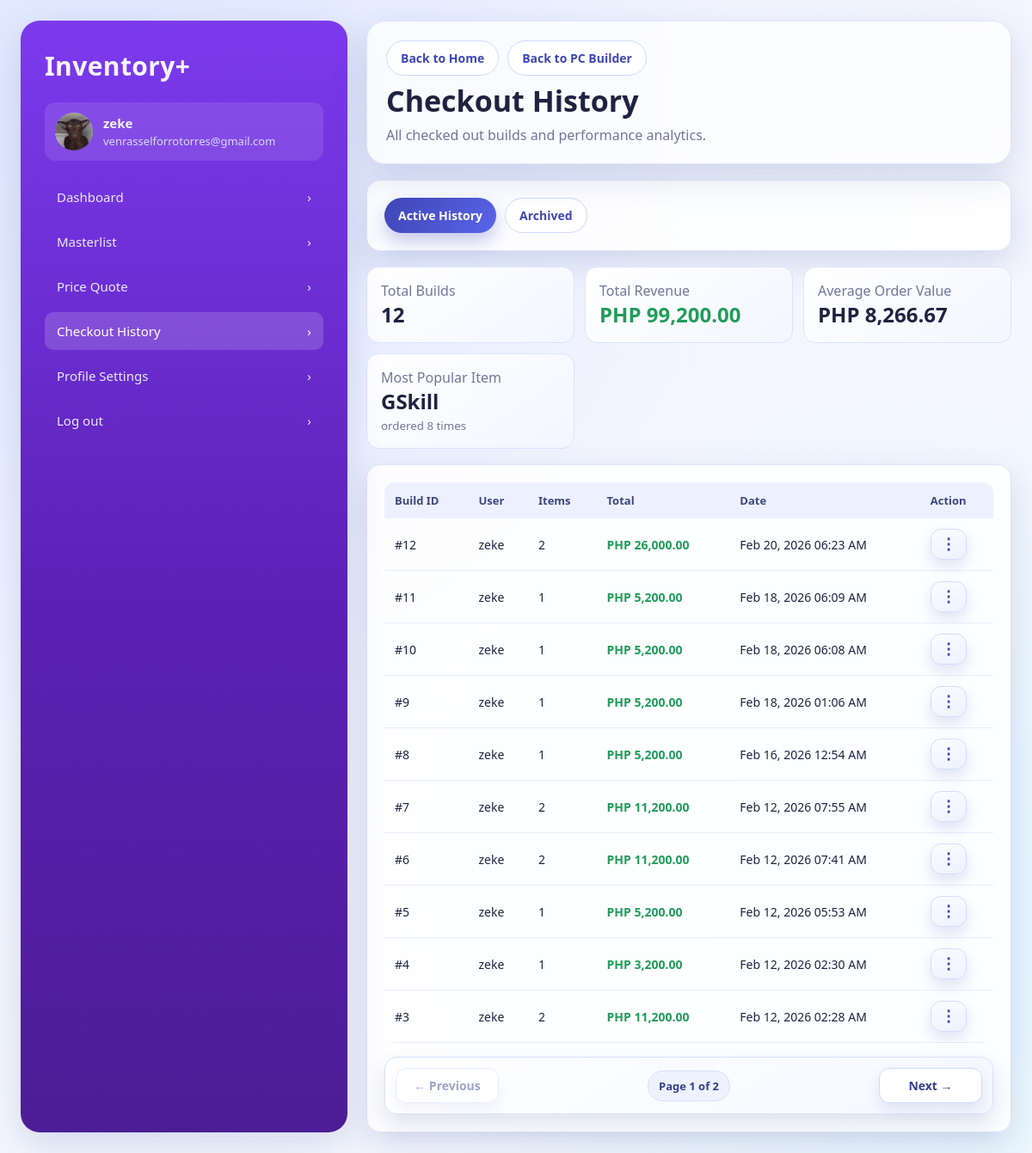
Before: /pc-builder/history/ (signed in) with the older database file.
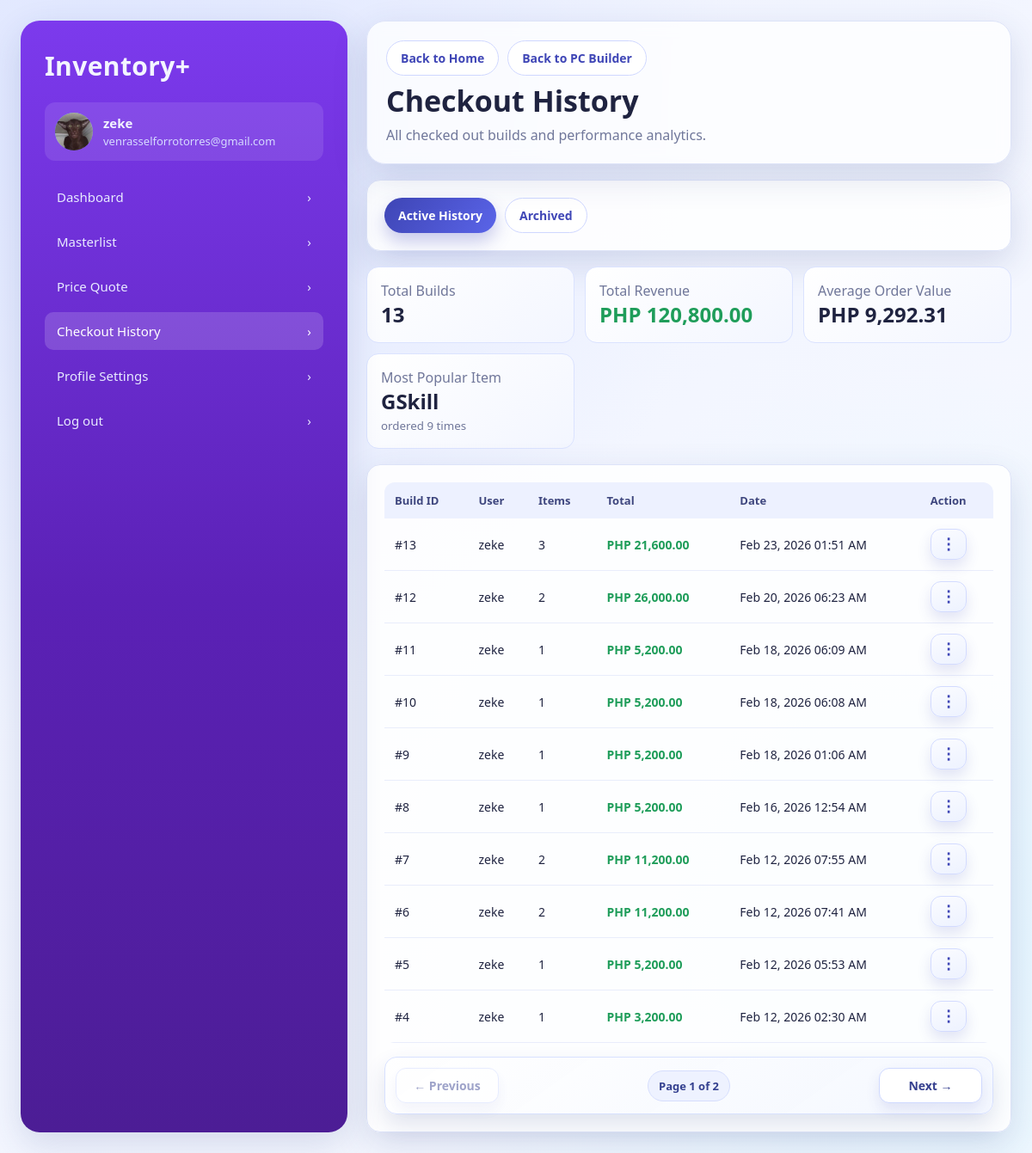
After: the same page with the newer database file.
### Base/models.py (models this page shows, shortened)
class PCBuild(models.Model):
    STATUS_CHOICES = (
        ('draft', 'Draft'),
        ('checked_out', 'Checked Out'),
    )
    user = models.ForeignKey(User, on_delete=models.CASCADE)
    total_price = models.DecimalField(max_digits=12, decimal_places=2, default=0)
    status = models.CharField(max_length=20, choices=STATUS_CHOICES, default='draft')
    is_archived = models.BooleanField(default=False)
    created_at = models.DateTimeField(auto_now_add=True)

### Base/views.py (the view)
# urls.py: path('pc-builder/history/', views.checkout_history, name='checkout-history'),
@login_required
def checkout_history(request):
    view_mode = request.GET.get('view', 'active')
    show_archived = view_mode == 'archived'
    builds_qs = PCBuild.objects.filter(
        status='checked_out',
        is_archived=show_archived,
    ).annotate(item_count=Count('items')).order_by('-created_at')
    if not _is_admin(request.user):
        builds_qs = builds_qs.filter(user=request.user)
    paginator = Paginator(builds_qs, 10)
    builds_page = paginator.get_page(request.GET.get('page'))
    total_builds = builds_qs.count()
    total_revenue = Decimal('0.00')
    for build in builds_qs:
        total_revenue += build.total_price
    avg_order_value = total_revenue / total_builds if total_builds > 0 else Decimal('0.00')
    most_popular_item = None
    most_popular_count = 0
    if total_builds > 0:
        popular = PCBuildItem.objects.filter(build__in=builds_qs).values('product__name').annotate(
            count=Count('id')
        ).order_by('-count').first()
        if popular:
            most_popular_item = popular['product__name']
            most_popular_count = popular['count']
    total_listed_builds = total_builds
    for page_index, build in enumerate(builds_page, start=1):
        global_index = (builds_page.number - 1) * paginator.per_page + page_index
        build.display_number = total_listed_builds - global_index + 1
    context = {
        'builds': builds_page,
        'total_builds': total_builds,
        'total_revenue': float(total_revenue),
        'avg_order_value': float(avg_order_value),
        'most_popular_item': most_popular_item,
        'most_popular_count': most_popular_count,
        'show_archived': show_archived,
        'querystring': _querystring_without_page(request),
    }
    return render(request, 'design/checkout_history.html', context)

### Base/views.py (called while the page is built)
def _querystring_without_page(request):
    params = request.GET.copy()
    params.pop('page', None)
    return params.urlencode()

def _is_admin(user):
    profile = getattr(user, 'profile', None)
    return bool(user.is_authenticated and profile and profile.role == 'admin')

### Base/templates/design/checkout_history.html (shortened to what the changed rows need)
{% load static humanize %}
<!DOCTYPE html>
<html lang="en">
<head>
    <link rel="stylesheet" href="{% static 'css/ui.css' %}">
</head>
<body>
<div class="page">
    <div class="app-shell">
        <main class="main-panel main-panel-compact">
        <section class="topbar topbar-compact">
            <h1>Checkout History</h1>
        </section>
        <section class="metric-grid">
            <article class="metric">
                <span class="muted">Total Builds</span>
                <strong>{{ total_builds }}</strong>
            </article>
            <article class="metric">
                <span class="muted">Total Revenue</span>
                <strong style="color: var(--success);">PHP {{ total_revenue|floatformat:2|intcomma }}</strong>
            </article>
            <article class="metric">
                <span class="muted">Average Order Value</span>
                <strong>PHP {{ avg_order_value|floatformat:2|intcomma }}</strong>
            </article>
            {% if most_popular_item %}
            <article class="metric">
                <span class="muted">Most Popular Item</span>
                <strong>{{ most_popular_item }}</strong>
                <small style="color: var(--text-muted); margin-top: 6px;">ordered {{ most_popular_count }} time{{ most_popular_count|pluralize }}</small>
            </article>
            {% endif %}
        </section>
        <section class="card">
            <div class="table-wrap">
                <table>
                    <thead>
                        <tr>
                            <th>Build ID</th>
                            <th>User</th>
                            <th>Items</th>
                            <th>Total</th>
                            <th>Date</th>
                            <th>Action</th>
                        </tr>
                    </thead>
                    <tbody>
                        {% for build in builds %}
                        <tr>
                            <td>#{{ build.display_number }}</td>
                            <td>{{ build.user.username }}</td>
                            <td>{{ build.item_count }}</td>
                            <td><span class="text-success">PHP {{ build.total_price|floatformat:2|intcomma }}</span></td>
                            <td>{{ build.created_at|date:"M d, Y h:i A" }}</td>
                            <td>
                                <div class="row-actions">
                                    <button type="button" class="row-actions-toggle" aria-label="Open actions menu">&#8942;</button>
                                </div>
                            </td>
                        </tr>
                        {% endfor %}
                    </tbody>
                </table>
            </div>
        </section>
        </main>
    </div>
</div>
</body>
</html>

Changed rows visible on the page:
no longer on this page (row unchanged): PCBuild: display_number "3", user.username "zeke", item_count "2", total_price "11,200.00", created_at "Feb 12, 2026 02:28 AM"
added PCBuild: display_number "13", user.username "zeke", item_count "3", total_price "21,600.00", created_at "Feb 23, 2026 01:51 AM"
Other visible differences:
{{ total_builds }}: "12" → "13"
{{ total_revenue|floatformat:2|intcomma }}: "99,200.00" → "120,800.00"
{{ avg_order_value|floatformat:2|intcomma }}: "8,266.67" → "9,292.31"
{{ most_popular_count }}: "8" → "9"
